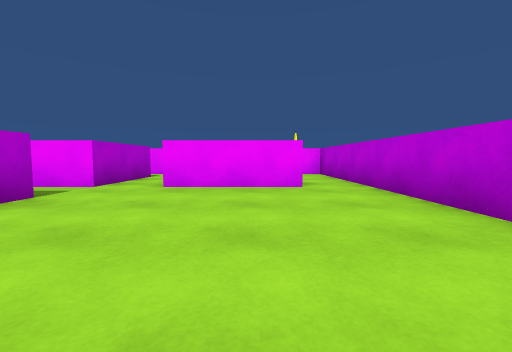
view 1 (above)

21 first-person views from a walk through a scene from a Unity 3-D project. The camera is 0.62 m above the floor, tilts 4° down and sees 90° across. The floor is counted in squares, 1 m on a side. Each view is taken from the middle of a square. On the plan, view 1 faces up. The plan holds only what a view shows up to about 9 squares ahead; the rest is blank. The place goes on beyond the plan. The player character is not drawn.

view 2
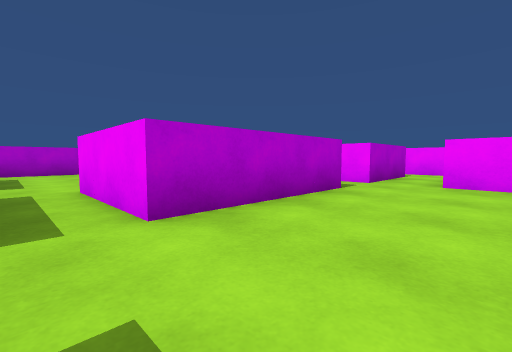

view 3
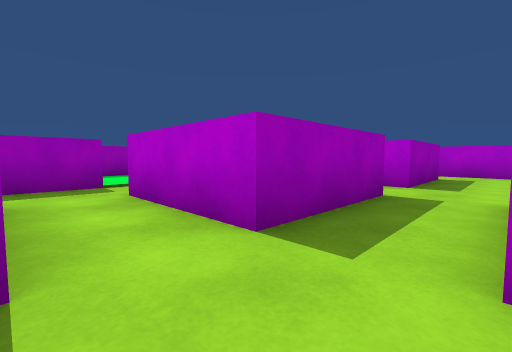

view 4
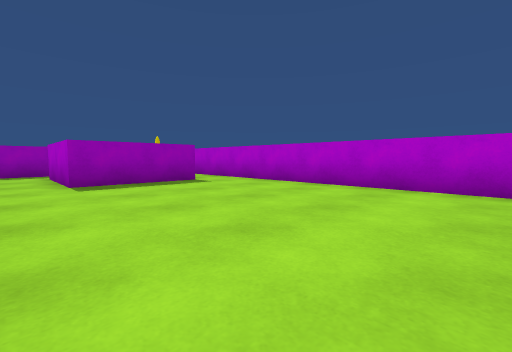

view 5
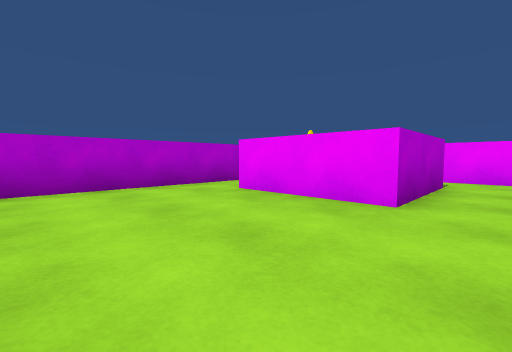

view 6
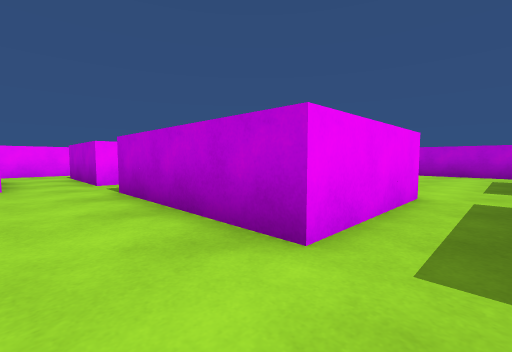

view 7
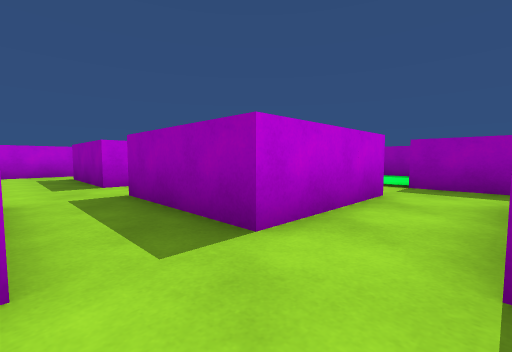

view 8
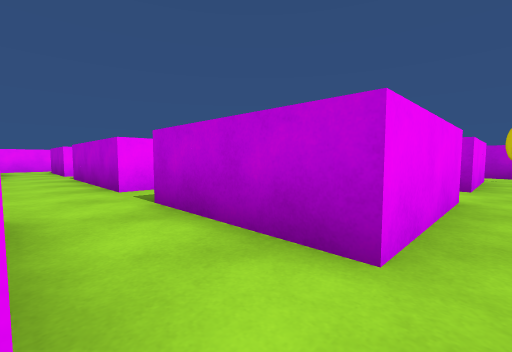

view 9
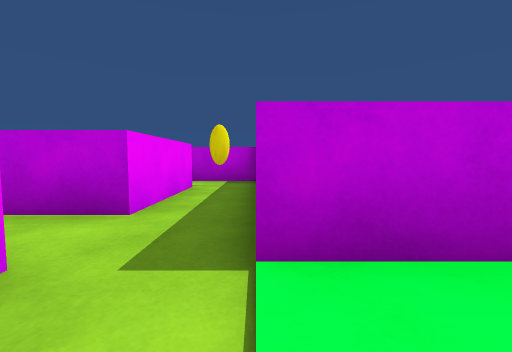

view 10
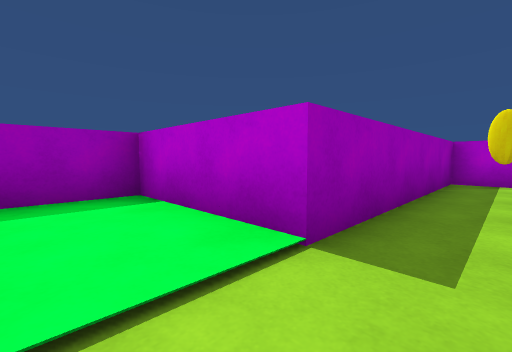

view 11
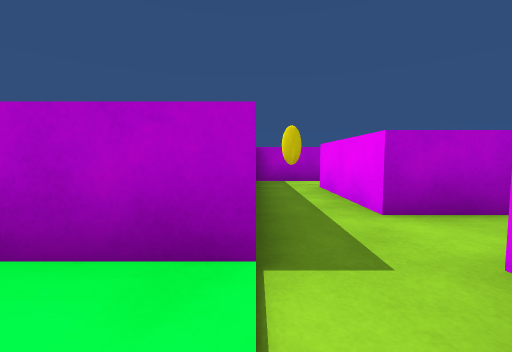

view 12
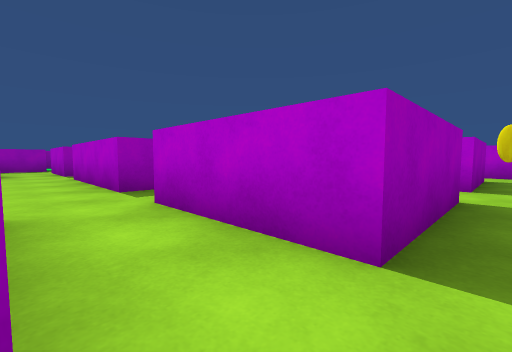

view 13
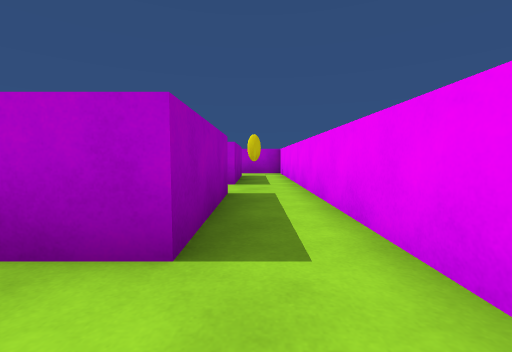

view 14
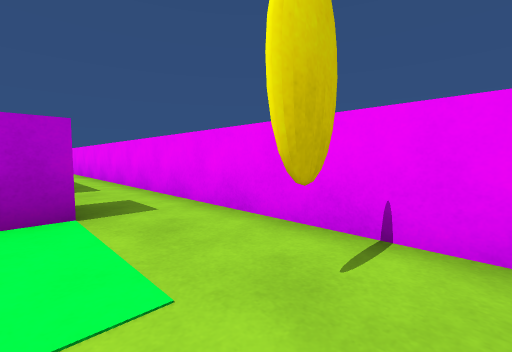

view 15
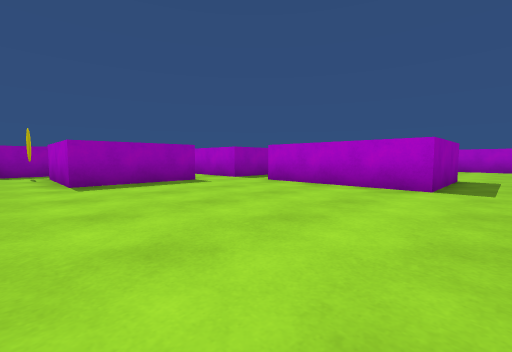

view 16
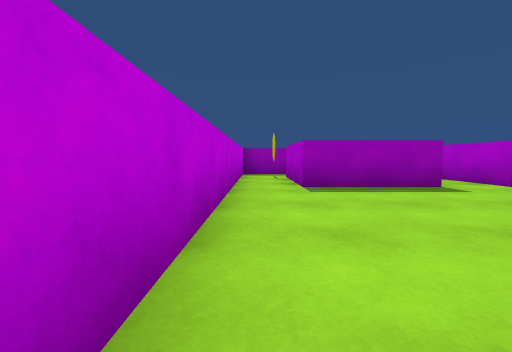

view 17
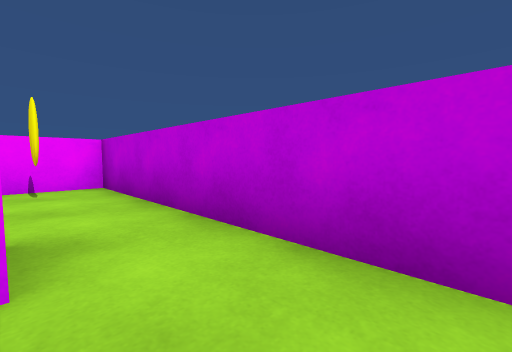

view 18
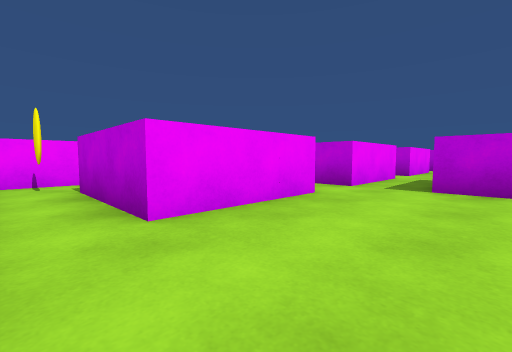

view 19
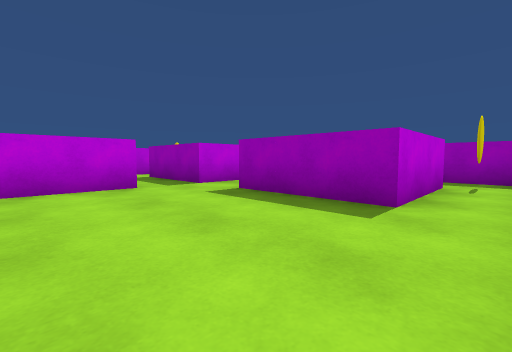

view 20
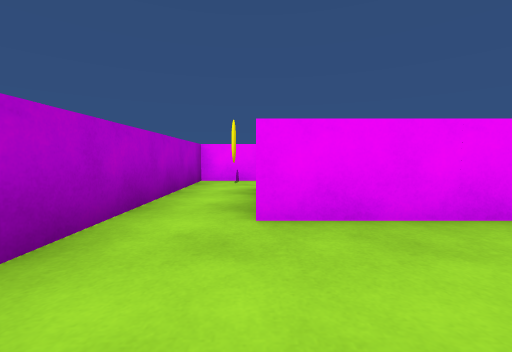

view 21
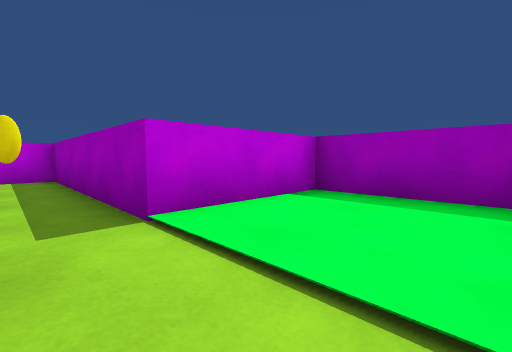

### Floor plan
Key: @ floor where view 1 was taken; # wall or solid block; . main floor; : floor 0.05 m higher than the main floor; O other object.
Columns run from 13 left of view 1 to 3 right of it. Each row starts with its distance up from view 1.
 10 #################
  9 #...............#
  8 #.OOOO.OOO.##...#
  7 #.O  O.O O.## ..#
  6 #.OOOO.OOO.###..#
  5 #...............#
  4 #......OOO......#
  3 #......O O......#
  2 #......O O......#
  1 #......O O......#
  0 #......OOO...@..#
 -1 #...............#
 -2 #.OOOO.OOO.OOOO.#
 -3 #.O  O.O O.O  O.#
 -4 #.OOOO.OOO.OOOO.#
 -5 #...............#
 -6 #######:::#######
 -7       #:::#
 -8       #:::#
 -9       #####

Positions as (right, up) in squares from view 1, and headings:
1: (0, 0), facing up
2: (-1, -1), facing up-left
3: (-2, 0), facing down-left
4: (-7, 5), facing down-left
5: (-7, 2), facing up-left
6: (-8, -1), facing up-right
7: (-8, 0), facing down-right
8: (-8, -5), facing up-right
9: (-5, -6), facing right
10: (-5, -5), facing down-left
11: (-5, -6), facing left
12: (-2, 9), facing down-left
13: (-2, 9), facing left
14: (2, 8), facing up-left
15: (2, 5), facing down-left
16: (2, 4), facing down
17: (1, 4), facing up-right
18: (-12, 3), facing up-right
19: (-12, 2), facing down-right
20: (-11, 3), facing up
21: (-6, -5), facing down-right
